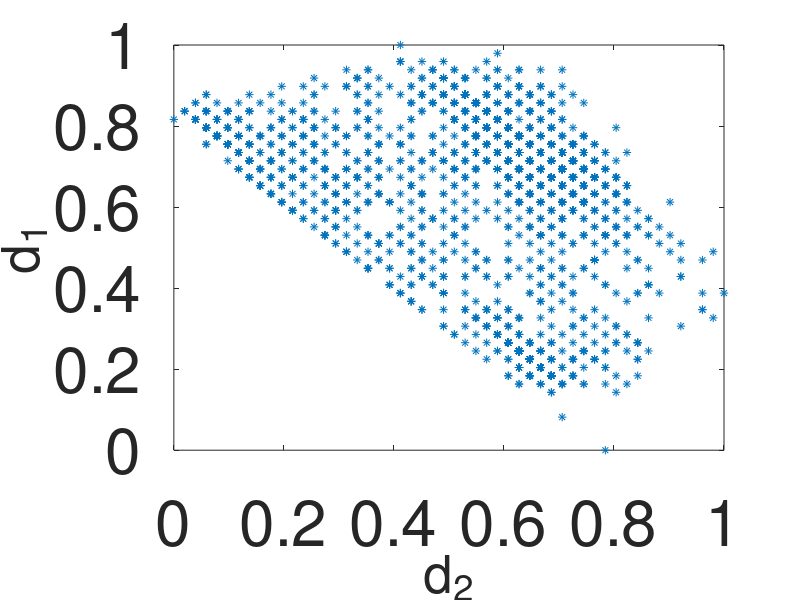

Write the MATLAB code that produced this figure. (Note: this script raises an error after producing the figure.)
clear all;
close all;
clc;

load('lamdaDataset/hashCodes/filenames.mat');
load('lamdaDataset/hashCodes/hashCodes_64.mat');
load('lamdaDataset/hashCodes/targets.mat');

N = 2000;           % Number of samples in the Lamda Dataset
data = hashCodes_64; % Binary features (Hash codes) N x NumberHasBits
queryIndex1 = 562;
queryIndex2 = 1761;

q1 = data(queryIndex1,:);         % q1 & q2 are query pairs in the loop
q2 = data(queryIndex2,:);
q1_rep = repmat(q1,N,1); % Make query matrix size to the same as data matrix size
q2_rep = repmat(q2,N,1);      
xor_data_q1new = xor(data, q1_rep); % xor of data and query matrices
xor_data_q2new = xor(data, q2_rep);       
hamming_dist1 = sum(xor_data_q1new,2); % sum up rows to get hamming distances
hamming_dist2 = sum(xor_data_q2new,2); 
n_hamming_dist1 = mat2gray(hamming_dist1);
n_hamming_dist2 = mat2gray(hamming_dist2);
        
X = zeros(2,N);
X(1,:) = n_hamming_dist1;
X(2,:) = n_hamming_dist2;

X = (X)';
[K,L] = size(unique(X,'rows')); % The number of PPs = K
hold off; 
plot(X(:,1),X(:,2),'*');
set(gca,'FontSize',46);

%title('Average values of nDCG scores along 10 Pareto fronts' ,'FontSize', 32)

ylabel('d_1' ,'FontSize', 38)
xlabel('d_2' ,'FontSize', 38) 
hold on; 


pf=[];

input=unique(X,'rows');%
%input=X;

front_level = 10;
for k=1:front_level  % Number of fronts 

    pop_input = [];
    temp_pf = [];
    membership = [];
    temp_input = [];
    index = [];
    temp_pf = [];
       

    for i = 1:size(input,1)           

    
            pop_input = repmat(input(i,:),size(input,1),1); 
        
            temp_input = input;
            temp_input(i,:) = ones(1,size(input,2))*1000;  % O satırı kendisi ile kıyaslama         
            index = pop_input >= temp_input; % pop edilen mevcut satırı, satır satır X ile kıyasla, 
                                             % büyükse 1 ,değilse 0 döndür, index 2 sütunlu binary vector   
            
            if(sum(index(:,:),2) < size(input,2)) % index in satırları toplamı 2 den küçük mü, yani her iki 
                                                  % koordinat için pop_input, X ten büyük mü                                                 
                                                  
                temp_pf(end+1,:)=input(i,:); % eğer öyle ise temp_pf'a index i değil , ilgili input u ekle 
            else
                continue; % aksi halde döngüde bir sonraki kısma geç.
            end
                                            
    end
     
    membership = ismember(X, temp_pf,'rows'); 
    membership_indexes{k,:} = find(membership); 
    pf{k,1}(:,:) = X(membership_indexes{k,:},:);
    
    pf_idx{k,1}(:,:) = [pf{k,1}(:,:) , membership_indexes{k,:}(:,1)]; 
    pf_idx{k,1}(:,:) = sortrows( pf_idx{k,1}(:,:),1);    
      
    input = setdiff(input,pf{k,1} ,'rows');
       
   
end